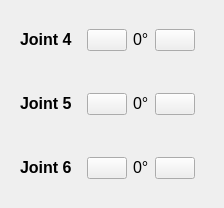
                              <widget class="QWidget" name="widget_50" native="true">
                               <layout class="QVBoxLayout" name="verticalLayout_36">
                                <item>
                                 <widget class="QWidget" name="widget_58" native="true">
                                  <layout class="QHBoxLayout" name="horizontalLayout_52">
                                   <item>
                                    <widget class="QLabel" name="label_54">
                                     <property name="sizePolicy">
                                      <sizepolicy hsizetype="Fixed" vsizetype="Fixed">
                                       <horstretch>0</horstretch>
                                       <verstretch>0</verstretch>
                                      </sizepolicy>
                                     </property>
                                     <property name="font">
                                      <font>
                                       <pointsize>12</pointsize>
                                       <weight>75</weight>
                                       <bold>true</bold>
                                      </font>
                                     </property>
                                     <property name="text">
                                      <string>Joint 4</string>
                                     </property>
                                    </widget>
                                   </item>
                                   <item>
                                    <widget class="QWidget" name="widget_61" native="true">
                                     <layout class="QHBoxLayout" name="horizontalLayout_51">
                                      <item>
                                       <widget class="QPushButton" name="joint4MinusBtn">
                                        <property name="sizePolicy">
                                         <sizepolicy hsizetype="Expanding" vsizetype="Expanding">
                                          <horstretch>0</horstretch>
                                          <verstretch>0</verstretch>
                                         </sizepolicy>
                                        </property>
                                        <property name="cursor">
                                         <cursorShape>PointingHandCursor</cursorShape>
                                        </property>
                                        <property name="text">
                                         <string/>
                                        </property>
                                        <property name="icon">
                                         <iconset resource="QSS/QSS_Resources.qrc">
                                          <normaloff>:/icons/Icons/minus.png</normaloff>:/icons/Icons/minus.png</iconset>
                                        </property>
                                        <property name="iconSize">
                                         <size>
                                          <width>50</width>
                                          <height>50</height>
                                         </size>
                                        </property>
                                       </widget>
                                      </item>
                                      <item>
                                       <widget class="QLabel" name="degreeJoint4Label">
                                        <property name="sizePolicy">
                                         <sizepolicy hsizetype="Fixed" vsizetype="Fixed">
                                          <horstretch>0</horstretch>
                                          <verstretch>0</verstretch>
                                         </sizepolicy>
                                        </property>
                                        <property name="font">
                                         <font>
                                          <pointsize>12</pointsize>
                                         </font>
                                        </property>
                                        <property name="text">
                                         <string>0°</string>
                                        </property>
                                       </widget>
                                      </item>
                                      <item>
                                       <widget class="QPushButton" name="joint4PlusBtn">
                                        <property name="sizePolicy">
                                         <sizepolicy hsizetype="Expanding" vsizetype="Expanding">
                                          <horstretch>0</horstretch>
                                          <verstretch>0</verstretch>
                                         </sizepolicy>
                                        </property>
                                        <property name="cursor">
                                         <cursorShape>PointingHandCursor</cursorShape>
                                        </property>
                                        <property name="text">
                                         <string/>
                                        </property>
                                        <property name="icon">
                                         <iconset resource="QSS/QSS_Resources.qrc">
                                          <normaloff>:/icons/Icons/plus.png</normaloff>:/icons/Icons/plus.png</iconset>
                                        </property>
                                        <property name="iconSize">
                                         <size>
                                          <width>50</width>
                                          <height>50</height>
                                         </size>
                                        </property>
                                       </widget>
                                      </item>
                                     </layout>
                                    </widget>
                                   </item>
                                  </layout>
                                 </widget>
                                </item>
                                <item>
                                 <widget class="QWidget" name="widget_59" native="true">
                                  <layout class="QHBoxLayout" name="horizontalLayout_55">
                                   <item>
                                    <widget class="QLabel" name="label_56">
                                     <property name="sizePolicy">
                                      <sizepolicy hsizetype="Fixed" vsizetype="Fixed">
                                       <horstretch>0</horstretch>
                                       <verstretch>0</verstretch>
                                      </sizepolicy>
                                     </property>
                                     <property name="font">
                                      <font>
                                       <pointsize>12</pointsize>
                                       <weight>75</weight>
                                       <bold>true</bold>
                                      </font>
                                     </property>
                                     <property name="text">
                                      <string>Joint 5</string>
                                     </property>
                                    </widget>
                                   </item>
                                   <item>
                                    <widget class="QWidget" name="widget_71" native="true">
                                     <layout class="QHBoxLayout" name="horizontalLayout_53">
                                      <item>
                                       <widget class="QPushButton" name="joint5MinusBtn">
                                        <property name="sizePolicy">
                                         <sizepolicy hsizetype="Expanding" vsizetype="Expanding">
                                          <horstretch>0</horstretch>
                                          <verstretch>0</verstretch>
                                         </sizepolicy>
                                        </property>
                                        <property name="cursor">
                                         <cursorShape>PointingHandCursor</cursorShape>
                                        </property>
                                        <property name="text">
                                         <string/>
                                        </property>
                                        <property name="icon">
                                         <iconset resource="QSS/QSS_Resources.qrc">
                                          <normaloff>:/icons/Icons/minus.png</normaloff>:/icons/Icons/minus.png</iconset>
                                        </property>
                                        <property name="iconSize">
                                         <size>
                                          <width>50</width>
                                          <height>50</height>
                                         </size>
                                        </property>
                                       </widget>
                                      </item>
                                      <item>
                                       <widget class="QLabel" name="degreeJoint5Label">
                                        <property name="sizePolicy">
                                         <sizepolicy hsizetype="Fixed" vsizetype="Fixed">
                                          <horstretch>0</horstretch>
                                          <verstretch>0</verstretch>
                                         </sizepolicy>
                                        </property>
                                        <property name="font">
                                         <font>
                                          <pointsize>12</pointsize>
                                         </font>
                                        </property>
                                        <property name="text">
                                         <string>0°</string>
                                        </property>
                                       </widget>
                                      </item>
                                      <item>
                                       <widget class="QPushButton" name="joint5PlusBtn">
                                        <property name="sizePolicy">
                                         <sizepolicy hsizetype="Expanding" vsizetype="Expanding">
                                          <horstretch>0</horstretch>
                                          <verstretch>0</verstretch>
                                         </sizepolicy>
                                        </property>
                                        <property name="cursor">
                                         <cursorShape>PointingHandCursor</cursorShape>
                                        </property>
                                        <property name="text">
                                         <string/>
                                        </property>
                                        <property name="icon">
                                         <iconset resource="QSS/QSS_Resources.qrc">
                                          <normaloff>:/icons/Icons/plus.png</normaloff>:/icons/Icons/plus.png</iconset>
                                        </property>
                                        <property name="iconSize">
                                         <size>
                                          <width>50</width>
                                          <height>50</height>
                                         </size>
                                        </property>
                                       </widget>
                                      </item>
                                     </layout>
                                    </widget>
                                   </item>
                                  </layout>
                                 </widget>
                                </item>
                                <item>
                                 <widget class="QWidget" name="widget_60" native="true">
                                  <layout class="QHBoxLayout" name="horizontalLayout_66">
                                   <item>
                                    <widget class="QLabel" name="label_58">
                                     <property name="sizePolicy">
                                      <sizepolicy hsizetype="Fixed" vsizetype="Fixed">
                                       <horstretch>0</horstretch>
                                       <verstretch>0</verstretch>
                                      </sizepolicy>
                                     </property>
                                     <property name="font">
                                      <font>
                                       <pointsize>12</pointsize>
                                       <weight>75</weight>
                                       <bold>true</bold>
                                      </font>
                                     </property>
                                     <property name="text">
                                      <string>Joint 6</string>
                                     </property>
                                    </widget>
                                   </item>
                                   <item>
                                    <widget class="QWidget" name="widget_72" native="true">
                                     <layout class="QHBoxLayout" name="horizontalLayout_56">
                                      <item>
                                       <widget class="QPushButton" name="joint6MinusBtn">
                                        <property name="sizePolicy">
                                         <sizepolicy hsizetype="Expanding" vsizetype="Expanding">
                                          <horstretch>0</horstretch>
                                          <verstretch>0</verstretch>
                                         </sizepolicy>
                                        </property>
                                        <property name="cursor">
                                         <cursorShape>PointingHandCursor</cursorShape>
                                        </property>
                                        <property name="text">
                                         <string/>
                                        </property>
                                        <property name="icon">
                                         <iconset resource="QSS/QSS_Resources.qrc">
                                          <normaloff>:/icons/Icons/minus.png</normaloff>:/icons/Icons/minus.png</iconset>
                                        </property>
                                        <property name="iconSize">
                                         <size>
                                          <width>50</width>
                                          <height>50</height>
                                         </size>
                                        </property>
                                       </widget>
                                      </item>
                                      <item>
                                       <widget class="QLabel" name="degreeJoint6Label">
                                        <property name="sizePolicy">
                                         <sizepolicy hsizetype="Fixed" vsizetype="Fixed">
                                          <horstretch>0</horstretch>
                                          <verstretch>0</verstretch>
                                         </sizepolicy>
                                        </property>
                                        <property name="font">
                                         <font>
                                          <pointsize>12</pointsize>
                                         </font>
                                        </property>
                                        <property name="text">
                                         <string>0°</string>
                                        </property>
                                       </widget>
                                      </item>
                                      <item>
                                       <widget class="QPushButton" name="joint6PlusBtn">
                                        <property name="sizePolicy">
                                         <sizepolicy hsizetype="Expanding" vsizetype="Expanding">
                                          <horstretch>0</horstretch>
                                          <verstretch>0</verstretch>
                                         </sizepolicy>
                                        </property>
                                        <property name="cursor">
                                         <cursorShape>PointingHandCursor</cursorShape>
                                        </property>
                                        <property name="text">
                                         <string/>
                                        </property>
                                        <property name="icon">
                                         <iconset resource="QSS/QSS_Resources.qrc">
                                          <normaloff>:/icons/Icons/plus.png</normaloff>:/icons/Icons/plus.png</iconset>
                                        </property>
                                        <property name="iconSize">
                                         <size>
                                          <width>50</width>
                                          <height>50</height>
                                         </size>
                                        </property>
                                       </widget>
                                      </item>
                                     </layout>
                                    </widget>
                                   </item>
                                  </layout>
                                 </widget>
                                </item>
                               </layout>
                              </widget>
